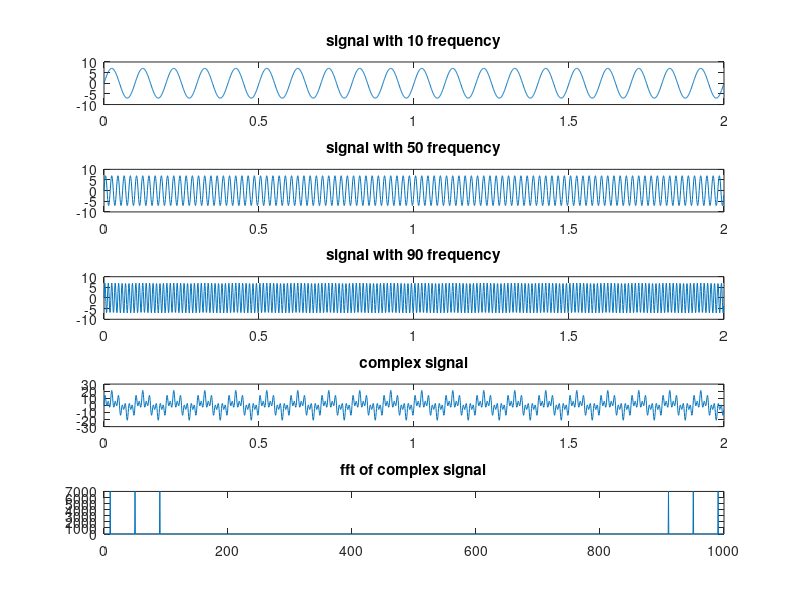

Source code (MATLAB):
close all; clear; clc;
%% complex signal consist of [10,50,90]frequencies
fs=1000;
time=2;
ts=1/fs;
N=fs*time;
t=0:ts:time-ts;  %discretize time
freqs=[10 50 90];
Amp=7;
x_complex=0;
for i=1:length(freqs)
    x(i,:)=Amp*sin(2*pi*freqs(i)*t);
    x_complex=x_complex+x(i,:);
end

%plotting signals
subplot(5,1,1)
plot(t,x(1,:));
title('signal with 10 frequency');

subplot(5,1,2)
plot(t,x(2,:));
title('signal with 50 frequency');

subplot(5,1,3)
plot(t,x(3,:));
title('signal with 90 frequency');

subplot(5,1,4)
plot(t,x_complex);
title('complex signal');

%apply FFT

f=linspace(0,fs,N);
fft_complex_1=fft(x_complex);
fft_complex_2=abs(fft_complex_1);

%plot fft of complex_signal
subplot(5,1,5)
plot(f,fft_complex_2);
title('fft of complex signal');
